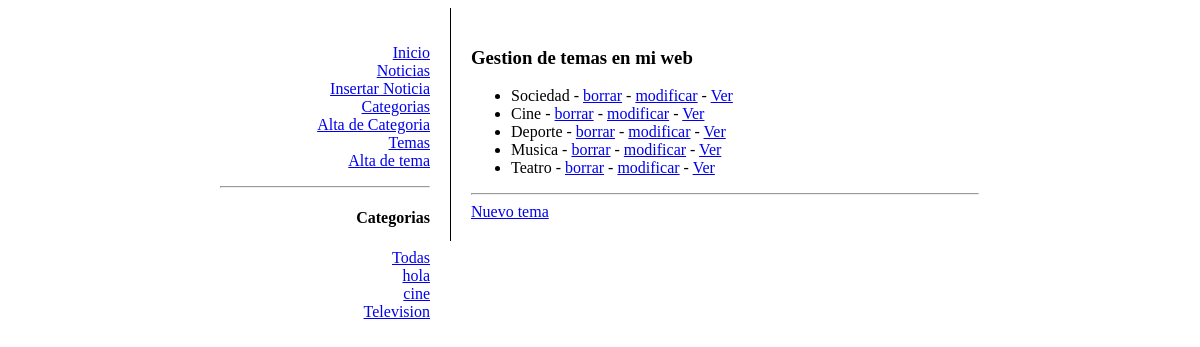
/index.php?p=temas.php, run on the app's committed database.
### tables this page shows
CREATE TABLE IF NOT EXISTS `categorias` (
  `id` int(11) NOT NULL AUTO_INCREMENT,
  `nombre` varchar(200) NOT NULL,
  PRIMARY KEY (`id`)
);

CREATE TABLE IF NOT EXISTS `temas` (
  `id` int(11) NOT NULL AUTO_INCREMENT,
  `nombre` varchar(200) NOT NULL,
  PRIMARY KEY (`id`)
);

### paginas/temas.php (the view, shortened to what this page needs)
<h1>Gestion de temas en mi web</h1>
<?php
if(isset($_GET['accion'])){
	$accion=$_GET['accion'];
}else{
	$accion='listado';
}
switch($accion){
	case 'listado':
		echo '<ul>';
		$sql="SELECT * FROM temas";
		$consulta=mysqli_query($conexion, $sql);
		while($r=mysqli_fetch_array($consulta)){
			echo '<li>';
			echo $r['nombre'];
			echo ' - <a href="index.php?p=temas.php&accion=borrar&id='.$r['id'].'" onClick="if(!confirm(\'Estas seguro?\')){return false;};">borrar</a>';
			echo ' - <a href="index.php?p=temas.php&accion=modificar&id='.$r['id'].'">modificar</a>';
			echo ' - <a href="index.php?p=temas.php&accion=ver&id='.$r['id'].'">Ver</a>';
			echo '</li>';
		}
		echo '</ul>';
		echo '<hr>';
		echo '<a href="index.php?p=temas.php&accion=insertar">Nuevo tema</a>';
		break;
		?>
		<?php
}
?>

### includes/menuCategorias.php
<h4>Categorias</h4>
<a href="index.php?p=noticias.php&accion=listado">Todas</a><br>
<?php
$sql="SELECT * FROM categorias";
$consulta=mysqli_query($conexion, $sql);
while($r=mysqli_fetch_array($consulta)){
	?>
	<a href="index.php?p=noticias.php&accion=listado&idCat=<?php echo $r['id'];?>"><?php echo $r['nombre'];?></a><br>
	<?php
}
?>

### css/estilos.css (style rules this page uses)
body { text-align: center; }

### data on the page
categorias: nombre "hola"
categorias: nombre "cine"
categorias: nombre "Television"
temas: nombre "Sociedad"
temas: nombre "Cine"
temas: nombre "Deporte"
temas: nombre "Musica"
temas: nombre "Teatro"
